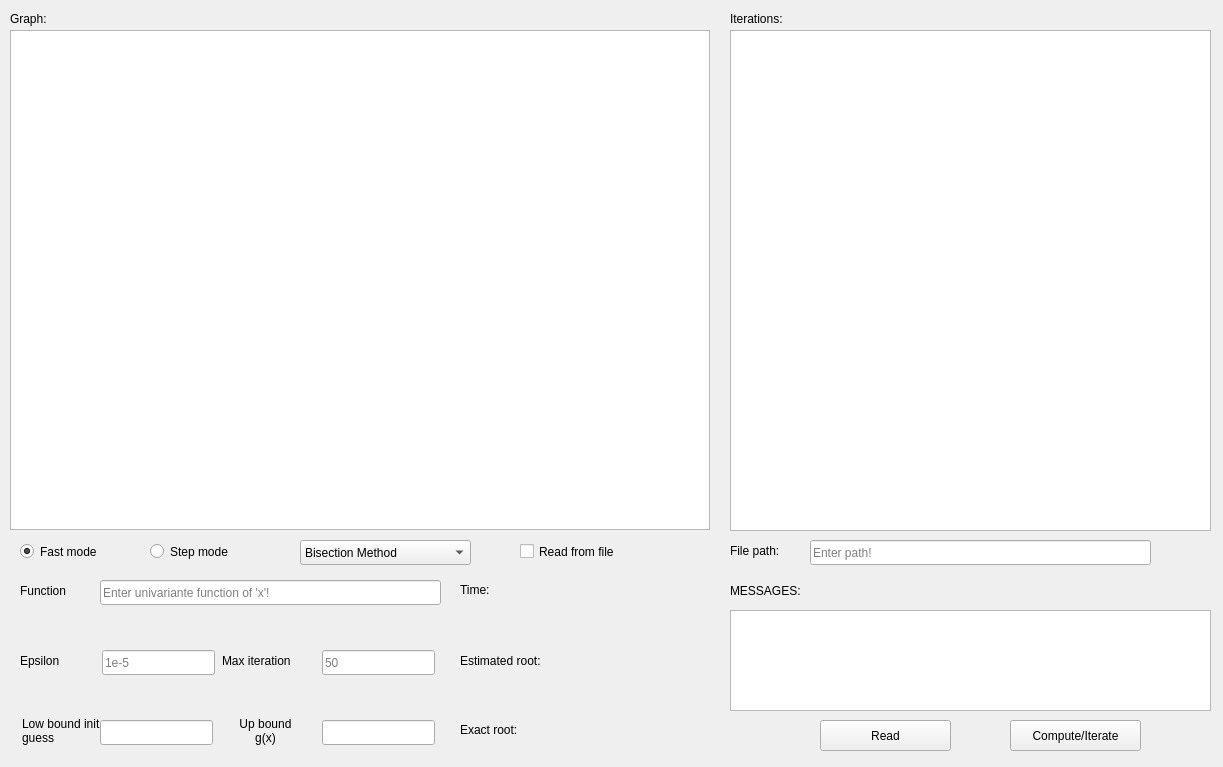
<?xml version="1.0" encoding="UTF-8"?>
<ui version="4.0">
 <class>Widget</class>
 <widget class="QWidget" name="Widget">
  <property name="geometry">
   <rect>
    <x>0</x>
    <y>0</y>
    <width>1223</width>
    <height>767</height>
   </rect>
  </property>
  <property name="windowTitle">
   <string>Widget</string>
  </property>
  <property name="styleSheet">
   <string notr="true"/>
  </property>
  <widget class="QGraphicsView" name="graphicsView">
   <property name="geometry">
    <rect>
     <x>10</x>
     <y>30</y>
     <width>700</width>
     <height>500</height>
    </rect>
   </property>
   <property name="autoFillBackground">
    <bool>true</bool>
   </property>
  </widget>
  <widget class="QTableView" name="tableView">
   <property name="geometry">
    <rect>
     <x>730</x>
     <y>30</y>
     <width>481</width>
     <height>501</height>
    </rect>
   </property>
   <property name="selectionMode">
    <enum>QAbstractItemView::SingleSelection</enum>
   </property>
   <property name="selectionBehavior">
    <enum>QAbstractItemView::SelectRows</enum>
   </property>
  </widget>
  <widget class="QComboBox" name="CBmethods">
   <property name="geometry">
    <rect>
     <x>300</x>
     <y>540</y>
     <width>171</width>
     <height>25</height>
    </rect>
   </property>
   <item>
    <property name="text">
     <string>Bisection Method</string>
    </property>
   </item>
   <item>
    <property name="text">
     <string>Regula Falsi Method</string>
    </property>
   </item>
   <item>
    <property name="text">
     <string>Fixed Point Method</string>
    </property>
   </item>
   <item>
    <property name="text">
     <string>Newton Method</string>
    </property>
   </item>
   <item>
    <property name="text">
     <string>Secant Method</string>
    </property>
   </item>
  </widget>
  <widget class="QLineEdit" name="LElowbound">
   <property name="geometry">
    <rect>
     <x>100</x>
     <y>720</y>
     <width>113</width>
     <height>25</height>
    </rect>
   </property>
  </widget>
  <widget class="QLineEdit" name="LEupbound">
   <property name="geometry">
    <rect>
     <x>322</x>
     <y>720</y>
     <width>113</width>
     <height>25</height>
    </rect>
   </property>
   <property name="placeholderText">
    <string/>
   </property>
  </widget>
  <widget class="QLineEdit" name="LEmaxiter">
   <property name="geometry">
    <rect>
     <x>322</x>
     <y>650</y>
     <width>113</width>
     <height>25</height>
    </rect>
   </property>
   <property name="placeholderText">
    <string>50</string>
   </property>
  </widget>
  <widget class="QLineEdit" name="LEeps">
   <property name="geometry">
    <rect>
     <x>102</x>
     <y>650</y>
     <width>113</width>
     <height>25</height>
    </rect>
   </property>
   <property name="placeholderText">
    <string>1e-5</string>
   </property>
  </widget>
  <widget class="QRadioButton" name="RBfastmode">
   <property name="geometry">
    <rect>
     <x>20</x>
     <y>540</y>
     <width>112</width>
     <height>23</height>
    </rect>
   </property>
   <property name="text">
    <string>Fast mode</string>
   </property>
   <property name="checked">
    <bool>true</bool>
   </property>
  </widget>
  <widget class="QRadioButton" name="RBstepmode">
   <property name="geometry">
    <rect>
     <x>150</x>
     <y>540</y>
     <width>112</width>
     <height>23</height>
    </rect>
   </property>
   <property name="text">
    <string>Step mode</string>
   </property>
  </widget>
  <widget class="QLabel" name="label">
   <property name="geometry">
    <rect>
     <x>20</x>
     <y>650</y>
     <width>51</width>
     <height>21</height>
    </rect>
   </property>
   <property name="text">
    <string>Epsilon</string>
   </property>
  </widget>
  <widget class="QLabel" name="label_2">
   <property name="geometry">
    <rect>
     <x>222</x>
     <y>650</y>
     <width>91</width>
     <height>21</height>
    </rect>
   </property>
   <property name="text">
    <string>Max iteration</string>
   </property>
  </widget>
  <widget class="QLabel" name="label_3">
   <property name="geometry">
    <rect>
     <x>230</x>
     <y>710</y>
     <width>71</width>
     <height>41</height>
    </rect>
   </property>
   <property name="autoFillBackground">
    <bool>false</bool>
   </property>
   <property name="text">
    <string>Up bound g(x)</string>
   </property>
   <property name="alignment">
    <set>Qt::AlignCenter</set>
   </property>
   <property name="wordWrap">
    <bool>true</bool>
   </property>
  </widget>
  <widget class="QLabel" name="label_4">
   <property name="geometry">
    <rect>
     <x>22</x>
     <y>710</y>
     <width>81</width>
     <height>41</height>
    </rect>
   </property>
   <property name="text">
    <string>Low bound init guess</string>
   </property>
   <property name="wordWrap">
    <bool>true</bool>
   </property>
   <property name="indent">
    <number>-6</number>
   </property>
  </widget>
  <widget class="QLabel" name="label_5">
   <property name="geometry">
    <rect>
     <x>460</x>
     <y>650</y>
     <width>111</width>
     <height>21</height>
    </rect>
   </property>
   <property name="text">
    <string>Estimated root:</string>
   </property>
  </widget>
  <widget class="QLineEdit" name="LEfilepath">
   <property name="geometry">
    <rect>
     <x>810</x>
     <y>540</y>
     <width>341</width>
     <height>25</height>
    </rect>
   </property>
   <property name="text">
    <string/>
   </property>
   <property name="placeholderText">
    <string>Enter path!</string>
   </property>
  </widget>
  <widget class="QLabel" name="label_6">
   <property name="geometry">
    <rect>
     <x>730</x>
     <y>540</y>
     <width>67</width>
     <height>21</height>
    </rect>
   </property>
   <property name="text">
    <string>File path:</string>
   </property>
  </widget>
  <widget class="QLabel" name="label_7">
   <property name="geometry">
    <rect>
     <x>460</x>
     <y>720</y>
     <width>81</width>
     <height>20</height>
    </rect>
   </property>
   <property name="text">
    <string>Exact root:</string>
   </property>
  </widget>
  <widget class="QTextEdit" name="TEmessages">
   <property name="geometry">
    <rect>
     <x>730</x>
     <y>610</y>
     <width>481</width>
     <height>101</height>
    </rect>
   </property>
   <property name="readOnly">
    <bool>true</bool>
   </property>
  </widget>
  <widget class="QLabel" name="label_8">
   <property name="geometry">
    <rect>
     <x>730</x>
     <y>580</y>
     <width>91</width>
     <height>21</height>
    </rect>
   </property>
   <property name="text">
    <string>MESSAGES:</string>
   </property>
  </widget>
  <widget class="QLabel" name="label_9">
   <property name="geometry">
    <rect>
     <x>730</x>
     <y>10</y>
     <width>71</width>
     <height>17</height>
    </rect>
   </property>
   <property name="text">
    <string>Iterations:</string>
   </property>
  </widget>
  <widget class="QLabel" name="label_10">
   <property name="geometry">
    <rect>
     <x>10</x>
     <y>10</y>
     <width>67</width>
     <height>17</height>
    </rect>
   </property>
   <property name="text">
    <string>Graph:</string>
   </property>
  </widget>
  <widget class="QLabel" name="Lestimatedroot">
   <property name="geometry">
    <rect>
     <x>580</x>
     <y>650</y>
     <width>101</width>
     <height>21</height>
    </rect>
   </property>
   <property name="text">
    <string/>
   </property>
  </widget>
  <widget class="QLabel" name="Lexactroot">
   <property name="geometry">
    <rect>
     <x>580</x>
     <y>720</y>
     <width>101</width>
     <height>21</height>
    </rect>
   </property>
   <property name="text">
    <string/>
   </property>
  </widget>
  <widget class="QLabel" name="Ltime">
   <property name="geometry">
    <rect>
     <x>580</x>
     <y>580</y>
     <width>101</width>
     <height>21</height>
    </rect>
   </property>
   <property name="text">
    <string/>
   </property>
  </widget>
  <widget class="QLabel" name="label_11">
   <property name="geometry">
    <rect>
     <x>460</x>
     <y>580</y>
     <width>51</width>
     <height>20</height>
    </rect>
   </property>
   <property name="text">
    <string>Time:</string>
   </property>
  </widget>
  <widget class="QCheckBox" name="CBisread">
   <property name="geometry">
    <rect>
     <x>520</x>
     <y>540</y>
     <width>131</width>
     <height>23</height>
    </rect>
   </property>
   <property name="text">
    <string>Read from file</string>
   </property>
  </widget>
  <widget class="QPushButton" name="BTcompute">
   <property name="geometry">
    <rect>
     <x>1010</x>
     <y>720</y>
     <width>131</width>
     <height>31</height>
    </rect>
   </property>
   <property name="text">
    <string>Compute/Iterate</string>
   </property>
  </widget>
  <widget class="QPushButton" name="BTreadfile">
   <property name="geometry">
    <rect>
     <x>820</x>
     <y>720</y>
     <width>131</width>
     <height>31</height>
    </rect>
   </property>
   <property name="text">
    <string>Read</string>
   </property>
  </widget>
  <widget class="QLineEdit" name="LEfunc">
   <property name="geometry">
    <rect>
     <x>100</x>
     <y>580</y>
     <width>341</width>
     <height>25</height>
    </rect>
   </property>
   <property name="text">
    <string/>
   </property>
   <property name="placeholderText">
    <string>Enter univariante function of 'x'!</string>
   </property>
  </widget>
  <widget class="QLabel" name="label_12">
   <property name="geometry">
    <rect>
     <x>20</x>
     <y>580</y>
     <width>67</width>
     <height>21</height>
    </rect>
   </property>
   <property name="text">
    <string>Function</string>
   </property>
  </widget>
 </widget>
 <resources/>
 <connections/>
</ui>
